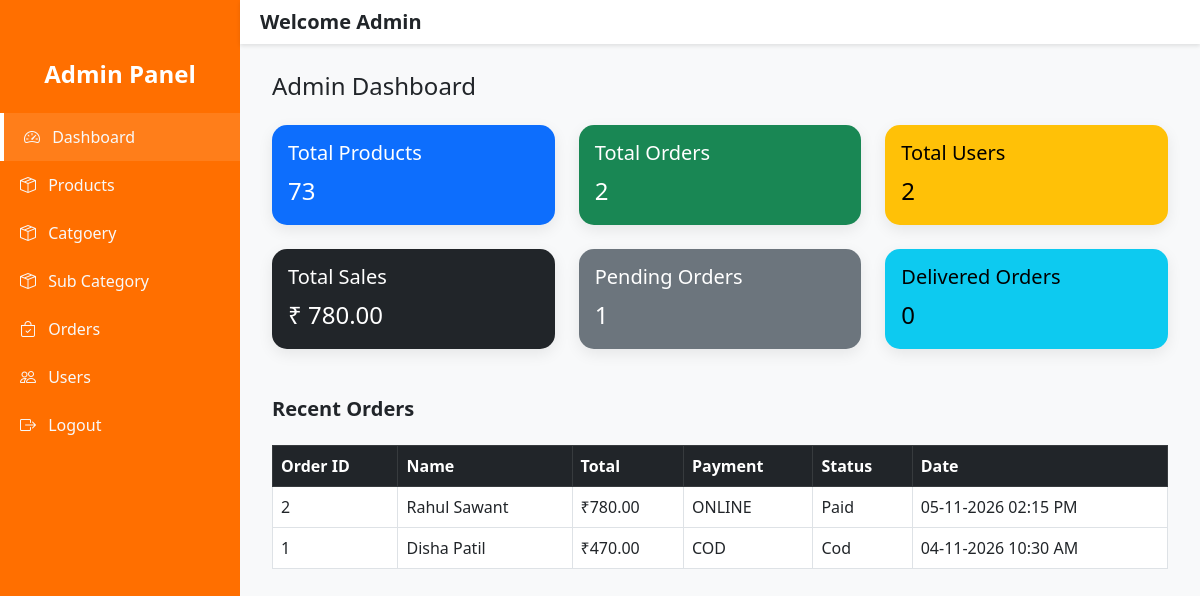
Screenshot of /admin/dashboard.php (signed in) with the database file from the repository.
### tables this page shows
CREATE TABLE `orders` (
    `id` INT AUTO_INCREMENT PRIMARY KEY,
    `user_id` INT NOT NULL,
    `fullname` VARCHAR(255) NOT NULL,
    `mobile` VARCHAR(50) NOT NULL,
    `address` TEXT NOT NULL,
    `total` DECIMAL(10,2) NOT NULL,
    `payment_method` VARCHAR(50) NOT NULL,
    `status` VARCHAR(50) NOT NULL,
    `created_at` TIMESTAMP DEFAULT CURRENT_TIMESTAMP
);

### admin/dashboard.php (the view)
<?php include('header.php'); ?>
<?php include('connection.php'); ?>
<div class="content pt-5">
    <div class="container-fluid mt-4">
        <h4 class="mb-4">Admin Dashboard</h4>
        <div class="row g-4">
            <div class="col-md-4">
                <div class="card text-bg-primary">
                    <div class="card-body">
                        <h5 class="card-title">Total Products</h5>
                        <p class="card-text fs-4">
                            <?php
                            $res = mysqli_query($conn, "SELECT COUNT(*) as total FROM products");
                            $row = mysqli_fetch_assoc($res);
                            echo $row['total'];
                            ?>
                        </p>
                    </div>
                </div>
            </div>
            <div class="col-md-4">
                <div class="card text-bg-success">
                    <div class="card-body">
                        <h5 class="card-title">Total Orders</h5>
                        <p class="card-text fs-4">
                            <?php
                            $res = mysqli_query($conn, "SELECT COUNT(*) as total FROM orders");
                            $row = mysqli_fetch_assoc($res);
                            echo $row['total'];
                            ?>
                        </p>
                    </div>
                </div>
            </div>
            <div class="col-md-4">
                <div class="card text-bg-warning">
                    <div class="card-body">
                        <h5 class="card-title">Total Users</h5>
                        <p class="card-text fs-4">
                            <?php
                            $res = mysqli_query($conn, "SELECT COUNT(*) as total FROM user_registration");
                            $row = mysqli_fetch_assoc($res);
                            echo $row['total'];
                            ?>
                        </p>
                    </div>
                </div>
            </div>
            <div class="col-md-4">
                <div class="card text-bg-dark">
                    <div class="card-body">
                        <h5 class="card-title">Total Sales</h5>
                        <p class="card-text fs-4">
                            ₹
                            <?php
                            $res = mysqli_query($conn, "SELECT SUM(total) as total_sales FROM orders WHERE status='paid'");
                            $row = mysqli_fetch_assoc($res);
                            echo number_format($row['total_sales'] ?? 0, 2);
                            ?>
                        </p>
                    </div>
                </div>
            </div>
            <div class="col-md-4">
                <div class="card text-bg-secondary">
                    <div class="card-body">
                        <h5 class="card-title">Pending Orders</h5>
                        <p class="card-text fs-4">
                            <?php
                            $res = mysqli_query($conn, "SELECT COUNT(*) as total FROM orders WHERE status='cod'");
                            $row = mysqli_fetch_assoc($res);
                            echo $row['total'];
                            ?>
                        </p>
                    </div>
                </div>
            </div>
            <div class="col-md-4">
                <div class="card text-bg-info">
                    <div class="card-body">
                        <h5 class="card-title">Delivered Orders</h5>
                        <p class="card-text fs-4">
                            <?php
                            $res = mysqli_query($conn, "SELECT COUNT(*) as total FROM orders WHERE status='delivered'");
                            $row = mysqli_fetch_assoc($res);
                            echo $row['total'];
                            ?>
                        </p>
                    </div>
                </div>
            </div>
        </div>
        <div class="mt-5">
            <h5 class="fw-bold">Recent Orders</h5>
            <div class="table-responsive">
                <table class="table table-bordered table-hover mt-3">
                    <thead class="table-dark">
                        <tr>
                            <th>Order ID</th>
                            <th>Name</th>
                            <th>Total</th>
                            <th>Payment</th>
                            <th>Status</th>
                            <th>Date</th>
                        </tr>
                    </thead>
                    <tbody>
                        <?php
                        $orders = mysqli_query($conn, "SELECT * FROM orders ORDER BY created_at DESC LIMIT 5");
                        while ($row = mysqli_fetch_assoc($orders)) {
                            echo "<tr>
                                    <td>{$row['id']}</td>
                                    <td>{$row['fullname']}</td>
                                    <td>₹" . number_format($row['total'], 2) . "</td>
                                    <td>" . strtoupper($row['payment_method']) . "</td>
                                    <td>" . ucfirst($row['status']) . "</td>
                                    <td>" . date("d-m-Y h:i A", strtotime($row['created_at'])) . "</td>
                                  </tr>";
                        }
                        ?>
                    </tbody>
                </table>
            </div>
        </div>
    </div>
</div>
<?php include('footer.php'); ?>

### admin/header.php (style rules this page uses)
body { font-family: 'Segoe UI', sans-serif; background-color: #f8f9fa; overflow-x: hidden; }
.content { margin-left: 240px; padding: 20px; transition: margin-left 0.3s ease; }
.card { border: none; border-radius: 15px; box-shadow: 0 5px 15px rgba(0, 0, 0, 0.08); transition: transform 0.2s; }

### rows the page displays
orders: id "2", fullname "Rahul Sawant", total "780.00", payment_method "ONLINE", status "Paid", created_at "05-11-2026 02:15 PM"
orders: id "1", fullname "Disha Patil", total "470.00", payment_method "COD", status "Cod", created_at "04-11-2026 10:30 AM"

### other values shown
$row['total'] "73"
$row['total'] "2"
$row['total_sales'] "780.00"
$row['total'] "1"
$row['total'] "0"
